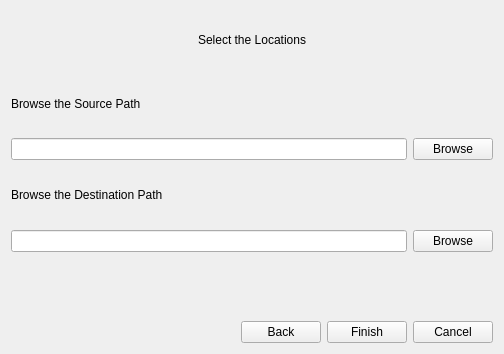
<?xml version="1.0" encoding="UTF-8"?>
<ui version="4.0">
 <class>Form</class>
 <widget class="QWidget" name="Form">
  <property name="geometry">
   <rect>
    <x>0</x>
    <y>0</y>
    <width>501</width>
    <height>354</height>
   </rect>
  </property>
  <property name="windowTitle">
   <string>Path selection</string>
  </property>
  <layout class="QVBoxLayout" name="verticalLayout_2">
   <item>
    <layout class="QVBoxLayout" name="verticalLayout">
     <item alignment="Qt::AlignHCenter">
      <widget class="QLabel" name="label">
       <property name="text">
        <string>Select the Locations</string>
       </property>
      </widget>
     </item>
    </layout>
   </item>
   <item>
    <widget class="QLabel" name="label_3">
     <property name="text">
      <string>Browse the Source Path</string>
     </property>
    </widget>
   </item>
   <item>
    <layout class="QHBoxLayout" name="horizontalLayout_1">
     <item>
      <widget class="QLineEdit" name="fileName1"/>
     </item>
     <item>
      <widget class="QPushButton" name="nameBrowse1">
       <property name="text">
        <string>Browse</string>
       </property>
      </widget>
     </item>
    </layout>
   </item>
   <item>
    <widget class="QLabel" name="label_4">
     <property name="text">
      <string>Browse the Destination Path</string>
     </property>
    </widget>
   </item>
   <item>
    <layout class="QHBoxLayout" name="horizontalLayout_2">
     <item>
      <widget class="QLineEdit" name="fileName2"/>
     </item>
     <item>
      <widget class="QPushButton" name="nameBrowse2">
       <property name="text">
        <string>Browse</string>
       </property>
      </widget>
     </item>
    </layout>
   </item>
   <item>
    <layout class="QHBoxLayout" name="horizontalLayout_5">
     <item>
      <widget class="QLabel" name="message">
       <property name="text">
        <string/>
       </property>
      </widget>
     </item>
    </layout>
   </item>
   <item>
    <layout class="QHBoxLayout" name="horizontalLayout">
     <property name="leftMargin">
      <number>230</number>
     </property>
     <item>
      <widget class="QPushButton" name="backButton1">
       <property name="text">
        <string>Back</string>
       </property>
      </widget>
     </item>
     <item>
      <widget class="QPushButton" name="finishButton1">
       <property name="text">
        <string>Finish</string>
       </property>
      </widget>
     </item>
     <item>
      <widget class="QPushButton" name="cancelButton1">
       <property name="text">
        <string>Cancel</string>
       </property>
      </widget>
     </item>
    </layout>
   </item>
  </layout>
 </widget>
 <resources/>
 <connections/>
</ui>
